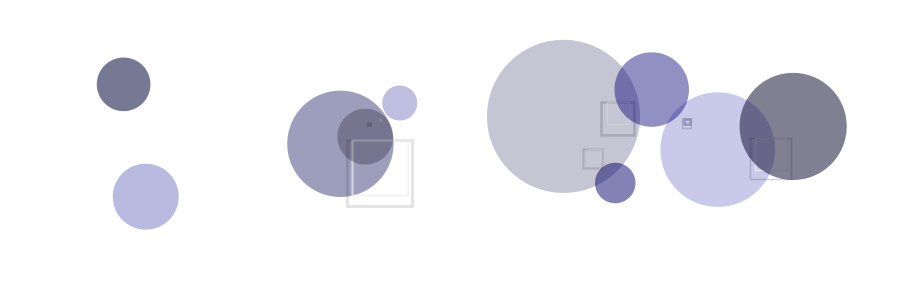
Frame 1 (no input)
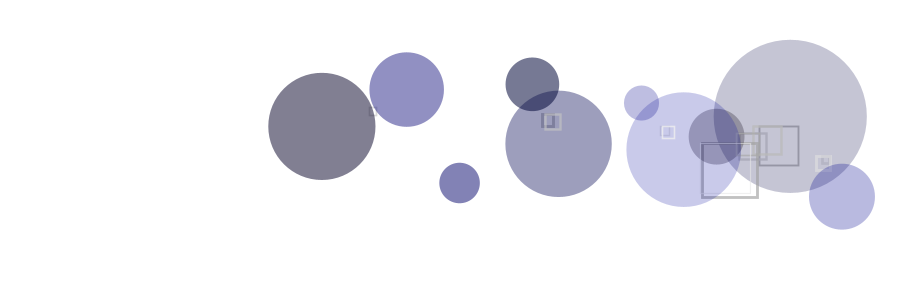
Frame 60 (the mouse pressed at the canvas centre just before this capture)
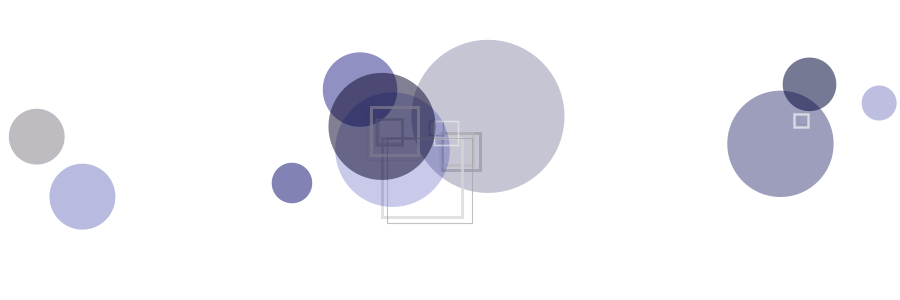
Frame 120 (the mouse held since frame 60 and released just before this capture)

The Processing sketch that drew these frames (run headless with seeded random() and noise(); from frame 60 on, the mouse is pressed at the canvas centre):

// Processing sketch: processing_126544
// ── processing_126544.pde

//1204 InClassPractice
//N76014087 TePangChiang
//combine ccenter to make square

int _num = 10;
Circle[] _CircleArr = {
};

void setup() {
  size(900, 300);
  smooth();
  strokeWeight(2);
  fill(150, 50);
  drawCircle();
}

void draw() {
  background(255);
  for (int i=0; i<_CircleArr.length; i++) {
    Circle thisCircle = _CircleArr[i];
    thisCircle.updateMe();
  }
}

void mouseReleased() {
  drawCircle();
}

void drawCircle() {
  for (int i=0; i<_num; i++) {
    Circle thisCircle = new Circle();
    thisCircle.drawMe();
    _CircleArr =(Circle[])append(_CircleArr, 
    thisCircle);
  }
}

class Circle {
  float x, y;
  float Length;
  color linecol, fillcol;
  float alph;
  float xmove, ymove;

  Circle() {
    x = random(80, width-80);
    y = random(80, height-80);
    Length = random(70)+10;
    linecol = color(random(255), random(255), random(255));
    fillcol = color(random(10), random(10), random(200));
    alph = random(50,150);
    xmove = random(10, 20)-7;
    ymove = random(10, 20)-7;
  }
  void drawMe() {
    rectMode(CENTER);
    noStroke();
    fill(fillcol, alph);
    ellipse(x, y, Length*2, Length*2);
    stroke(linecol, 150);
    noFill();
    //ellipse(x, y, 10, 10);
  }
  void updateMe() {
    x += xmove;
    //y += ymove;
    if (x > (width-Length)) { 
      xmove = -xmove;
    }
    if (x < (Length)) { 
      xmove = -xmove;
    }
    /*if (y > (height-Length)) { 
      ymove = -ymove;
    }
    if (y < (Length)) { 
      ymove = -ymove;
    }*/
    boolean touching = false;
    for (int i=0; i<_CircleArr.length; i++) {
      Circle otherCircle = _CircleArr[i];
      if (otherCircle != this) {
        float dis = dist(x, y, otherCircle.x, otherCircle.y);
        float overlap = dis - Length - otherCircle.Length;
        if (overlap < 0) {
          float midx, midy;
          midx = (x + otherCircle.x)/2;
          midy = (y + otherCircle.y)/2;
          //stroke(random(150, 250), 0, 0, random(50, 100));
          //strokeWeight(random(2, 4));
          //line(midx, 0, midx, otherCircle.y);
          //line(midx, midy, otherCircle.x, otherCircle.y);
          overlap *= -1;
          rectMode(CORNER);
          stroke(random(150, 250), random(150, 200));
          strokeWeight(random(1, 3));
          noFill();
          //ellipse(midx, midy, overlap, overlap);
          rect(midx, midy, overlap, overlap);
        }
      }
    }
    drawMe();
  }
}
